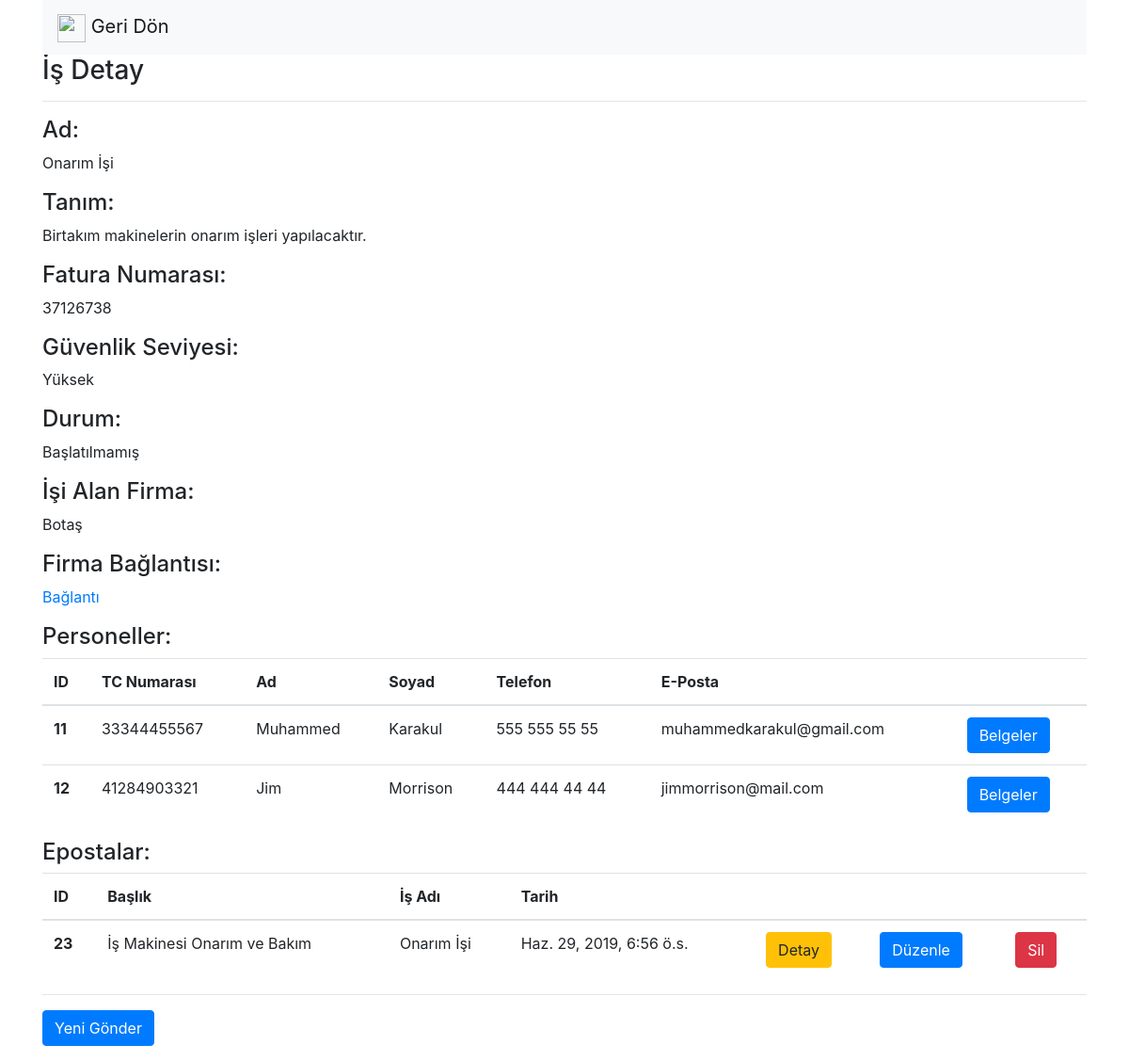
/isDetay/24, run on the app's committed database.
### safeputapp/models.py (models this page shows, shortened)
class Is(models.Model):
    ad = models.CharField(max_length = 50, verbose_name = "Ad")
    tanim = models.CharField(max_length = 250, verbose_name = "Tanım")
    fatura_no = models.CharField(max_length = 20, verbose_name = "Fatura Numarası")
    guvenlik_seviye = models.ForeignKey(GuvenlikSeviye, on_delete = models.CASCADE, verbose_name = "Güvenlik Seviyesi")
    is_durum = models.ForeignKey(IsDurum, on_delete = models.CASCADE, verbose_name = "Durum")
    aktifmi = models.BooleanField(verbose_name = "Aktif mi?", default = True)
    firma_id = models.ForeignKey(Firma, on_delete = models.CASCADE, verbose_name = "Firma")
    olusturma_tarihi = models.DateTimeField(auto_now_add = True, blank = True, verbose_name = "Oluşturma Tarihi")
    duzunleme_tarihi = models.DateTimeField(verbose_name = "Duzenleme Tarihi", blank = True, null = True)
    baglanti = models.CharField(max_length = 100, verbose_name = "Bağlantı")
    def __unicode__(self):
        return self.ad

class GuvenlikSeviye(models.Model):
    ad = models.CharField(max_length = 50, verbose_name = "Ad", null = False, blank = False)
    def __unicode__(self):
        return self.ad

class IsDurum(models.Model):
    tanim = models.CharField(max_length = 50, verbose_name = "Tanım", null = False, blank = False)
    def __unicode__(self):
        return self.tanim

class Firma(models.Model):
    kutuk_no = models.CharField(max_length = 10, verbose_name = "Kütük Numarası")
    unvan = models.CharField(max_length = 50, verbose_name = "Ünvan")
    adres = models.CharField(max_length = 250, verbose_name = "Adres")
    posta_kodu = models.CharField(max_length = 10, verbose_name = "Posta Kodu")
    sehir = models.CharField(max_length = 50, verbose_name = "Şehir")
    telefon = models.CharField(max_length = 20, verbose_name = "Telefon")
    faks = models.CharField(max_length = 20, verbose_name = "Faks")
    eposta = models.CharField(max_length = 50, verbose_name = "E-Posta")
    aktifmi = models.BooleanField(verbose_name = "Aktif mi?", default = True)
    olusturma_tarihi = models.DateTimeField(auto_now_add = True, blank = True, verbose_name = "Oluşturma Tarihi")
    duzunleme_tarihi = models.DateTimeField(verbose_name = "Duzenleme Tarihi", blank = True, null = True)
    def __unicode__(self):
        return self.unvan

class Personel(models.Model):
    ad = models.CharField(max_length = 50, verbose_name = "Ad")
    soyad = models.CharField(max_length = 50, verbose_name = "Soyad")
    adres = models.CharField(max_length = 250, verbose_name = "Adres")
    telefon = models.CharField(max_length = 11, verbose_name = "Telefon")
    eposta = models.CharField(max_length = 50, verbose_name = "E-Posta")
    tcno = models.CharField(max_length = 11, verbose_name = "TC Kimlik Numarası")
    ehliyet_no = models.CharField(max_length = 20, verbose_name = "Ehliyet Numarası")
    kan_grubu = models.CharField(max_length = 10, verbose_name = "Kan Grubu")
    sgk_no = models.CharField(max_length = 250, verbose_name = "SGK Numarası")
    is_id = models.ForeignKey(Is, on_delete = models.CASCADE, verbose_name = "İş")
    aktifmi = models.BooleanField(verbose_name = "Aktif mi?", default = True)
    olusturma_tarihi = models.DateTimeField(auto_now_add = True, blank = True, verbose_name = "Oluşturma Tarihi")
    duzunleme_tarihi = models.DateTimeField(verbose_name = "Duzenleme Tarihi", blank = True, null = True)

class Eposta(models.Model):
    baslik = models.CharField(max_length = 50, verbose_name = "Başlık")
    mesaj = models.CharField(max_length = 1000, verbose_name = "Mesaj")
    is_id = models.ForeignKey(Is, on_delete = models.CASCADE, verbose_name = "İş")
    baglanti_link = models.CharField(max_length = 100, verbose_name = "Bağlantı Linki")
    aktifmi = models.BooleanField(verbose_name = "Aktif mi?", default = True)
    olusturma_tarihi = models.DateTimeField(auto_now_add = True, blank = True, verbose_name = "Oluşturma Tarihi")
    duzunleme_tarihi = models.DateTimeField(verbose_name = "Duzenleme Tarihi", blank = True, null = True)

### safeputapp/views.py (the view)
# urls.py: url(r'^isDetay/(?P<id>\d+)', isDetay),
def isDetay(request, id):
    print ("IS ID: " + id)
    mevcutIs = get_object_or_404(Is, id = id)
    epostalar = Eposta.objects.filter(is_id = id).filter(aktifmi = True)
    personeller = Personel.objects.filter(is_id = id).filter(aktifmi = True)
    return render(request, "isDetay.html", { "mevcutIs" : mevcutIs, "personeller" : personeller, "epostalar" : epostalar })

### safeputapp/templates/isDetay.html (shortened to what this page needs)
<!DOCTYPE html>
<html>
    <head>
        <link rel="stylesheet" href="https://maxcdn.bootstrapcdn.com/bootstrap/4.0.0/css/bootstrap.min.css">
    </head>
    <body>
        <div class="container">
            <nav class="navbar navbar-light bg-light">
                <a class="navbar-brand" href="/firmaDetay/{{ mevcutIs.firma_id.id }}">
                    <img src="https://image.flaticon.com/icons/svg/118/118739.svg" width="30" height="30" alt=""> Geri Dön
                </a>
            </nav>
            {% if mevcutIs %}
                <h3>İş Detay</h3>
                <hr>
                <p>
                    <h4>Ad:</h4>
                    {{ mevcutIs.ad }}
                </p>
                <p>
                    <h4>Tanım:</h4>
                    {{ mevcutIs.tanim }}
                </p>
                <p>
                    <h4>Fatura Numarası:</h4>
                    {{ mevcutIs.fatura_no }}
                </p>
                <p>
                    <h4>Güvenlik Seviyesi:</h4>
                    {{ mevcutIs.guvenlik_seviye }}
                </p>
                <p>
                    <h4>Durum:</h4>
                    {{ mevcutIs.is_durum }}
                </p>
                <p>
                    <h4>İşi Alan Firma:</h4>
                    {{ mevcutIs.firma_id }}
                </p>
                <p>
                    <h4>Firma Bağlantısı:</h4>
                    <a href="{{mevcutIs.baglanti}}">Bağlantı</a>
                </p>
                <p>
                    <h4>Personeller:</h4>
                    {% if personeller %}
                        <table class="table">
                            <thead>
                                <tr>
                                <th scope="col">ID</th>
                                <th scope="col">TC Numarası</th>
                                <th scope="col">Ad</th>
                                <th scope="col">Soyad</th>
                                <th scope="col">Telefon</th>
                                <th scope="col">E-Posta</th>
                                <th scope="col"></th>
                                </tr>
                            </thead>
                            <tbody>
                                {% for personel in personeller %}
                                    <tr>
                                        <th scope="row"> {{ personel.id }} </th>
                                        <td> {{ personel.tcno }} </td>
                                        <td> {{ personel.ad }} </td>
                                        <td> {{ personel.soyad }} </td>
                                        <td> {{ personel.telefon }} </td>
                                        <td> {{ personel.eposta }} </td>
                                        <td><a href="/personelBelgeler/{{personel.id}}" class="btn btn-primary">Belgeler</td>
                                    </tr>
                                {% endfor %}
                            </tbody>
                        </table>
                    {% else %}
                        <div class="alert alert-danger">
                            Kayıt bulunamadı.
                        </div>
                    {% endif %}
                </p>
                <p>
                    <h4>Epostalar:</h4>
                    {% if epostalar %}
                        <table class="table">
                            <thead>
                                <tr>
                                <th scope="col">ID</th>
                                <th scope="col">Başlık</th>
                                <th scope="col">İş Adı</th>
                                <th scope="col">Tarih</th>
                                <th scope="col"></th>
                                <th scope="col"></th>
                                <th scope="col"></th>
                                </tr>
                            </thead>
                            <tbody>
                                {% for eposta in epostalar %}
                                    {% if eposta.aktifmi %}
                                        <tr>
                                            <th scope="row"> {{ eposta.id }} </th>
                                            <td> {{ eposta.baslik }} </td>
                                            <td> {{ eposta.is_id }} </td>
                                            <td> {{ eposta.olusturma_tarihi }} </td>
                                            <td><a href="/epostaDetay/{{eposta.id}}" class="btn btn-warning">Detay</td>
                                            <td><a href="/epostaDuzenle/{{eposta.id}}" class="btn btn-primary">Düzenle</td>
                                            <td><a href="/epostaSil/{{eposta.id}}" class="btn btn-danger">Sil</td>
                                        </tr>
                                    {% endif %}
                                {% endfor %}
                            </tbody>
                        </table>
                    {% else %}
                        <div class="alert alert-danger">
                            Kayıt bulunamadı.
                        </div>
                    {% endif %}
                    <hr>
                    <a href="/epostaGonder/{{ mevcutIs.id }}" class="btn btn-primary"> Yeni Gönder </a>
                </p>
            {% endif %}
        </div>
    </body>
</html>

### data on the page
Is: ad "Onarım İşi", tanim "Birtakım makinelerin onarım işleri yapılacaktır.", fatura_no "37126738", guvenlik_seviye "Yüksek", is_durum "Başlatılmamış", firma_id "Botaş"
Personel: id "11", tcno "33344455567", ad "Muhammed", soyad "Karakul", telefon "555 555 55 55", eposta "muhammedkarakul@gmail.com"
Personel: id "12", tcno "41284903321", ad "Jim", soyad "Morrison", telefon "444 444 44 44", eposta "jimmorrison@mail.com"
Eposta: id "23", baslik "İş Makinesi Onarım ve Bakım", is_id "Onarım İşi", olusturma_tarihi "Haz. 29, 2019, 6:56 ö.s."
